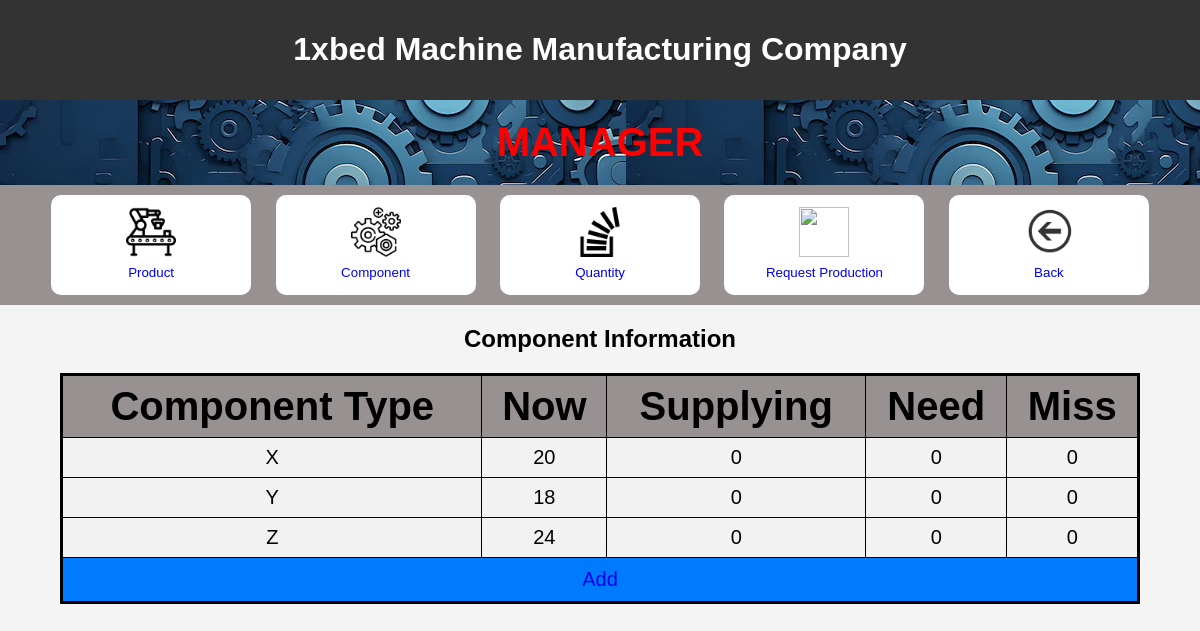
The page /manager/quantity on the database as committed earlier.
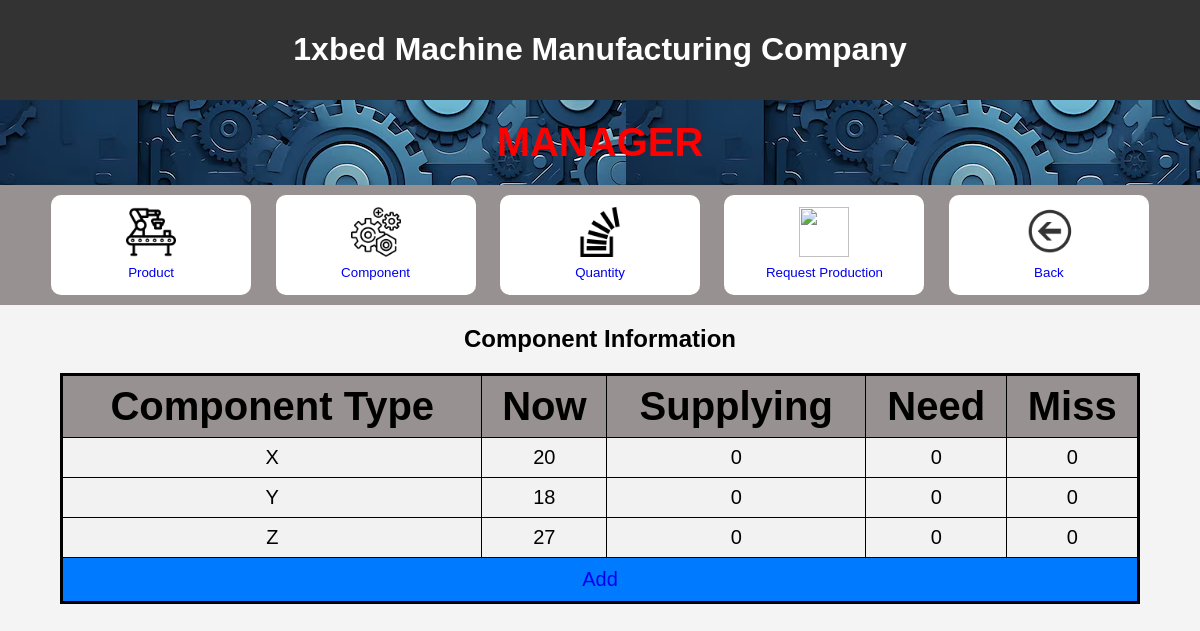
The same page on the database as committed later.
### myproject/models.py (models this page shows, shortened)
class ComponentQuantity(models.Model):
    component_type = models.CharField(max_length=100)
    now = models.IntegerField()
    supplying = models.IntegerField()
    need = models.IntegerField()
    miss = models.IntegerField()

### myproject/views.py (the view)
# urls.py: path("manager/quantity", views.Quantity_.main, name="manager/quantity"),
    def main(request):
        list_quantity = ComponentQuantity.objects.all()
        return render(request, "myproject/quantity/main.html", {'list_quantity': list_quantity})

### myproject/templates/myproject/quantity/main.html (shortened to what this page needs)
<!DOCTYPE html>
<html lang="en">
<head>
    {% load static %}
    <link rel="stylesheet" href="{% static 'css/welcomepage.css' %}">
</head>
<body>
    <header>
        <h1>
            1xbed Machine Manufacturing Company
        </h1>
    </header>
    <div id = headerweb>
        <h1 id = welcome>
        MANAGER
        </h1>
    </div>
    <div id = link>
        <div>
    <button id = choice ><a
    href="product">
        <img src="{% static 'img/product.png' %}"
        width="50"
        height="50" >
        <br>
        Product
    </a></button>
    <button id = choice><a
        href="component">
            <img src="{% static 'img/component.png' %}"
            width="50"
            height="50" >
            <br>
            Component
    </a></button>
    <button id = choice><a
        href="quantity">
            <img src="{% static 'img/quantity.png' %}"
            width="50"
            height="50" >
            <br>
            Quantity
    </a></button>
    <button id = choice><a
        href="request_production">
            <img src="{% static 'img/checker.png' %}"
            width="50"
            height="50" >
            <br>
            Request Production
    </a></button>
    <button id = choice>
        <a
        href="{% url 'homepage' %}">
        <img src="{% static 'img/back.png' %}"
        width="50"
        height="50">
        <br>
        Back
    </a> </button>
    </div>
</div>
    <h2 > Component Information </h2>
{% if list_quantity %}
    <table border="1">
        <tr>
            <th>Component Type</th>
            <th>Now</th>
            <th>Supplying</th>
            <th>Need</th>
            <th>Miss</th>
        </tr>
    {% for component in list_quantity %}
        <tr>
            <td>{{ component.component_type }}</td>
            <td>{{ component.now }}</td>
            <td>{{ component.supplying }}</td>
            <td>{{ component.need }}</td>
            <td>{{ component.miss }}</td>
    {% endfor %}
    <tr>
        <td id = add colspan="5">
            <a href="quantity/add" id="add" class="button">Add</a>
        </td>
    </tr>
    </table>
{% else %}
<p id = note>No components are available.</p>
{% endif %}
</body>
</html>

Rows that differ between the two databases and show on the page:
changed ComponentQuantity (number 3 of 3 on the later page): now "24" → "27"
